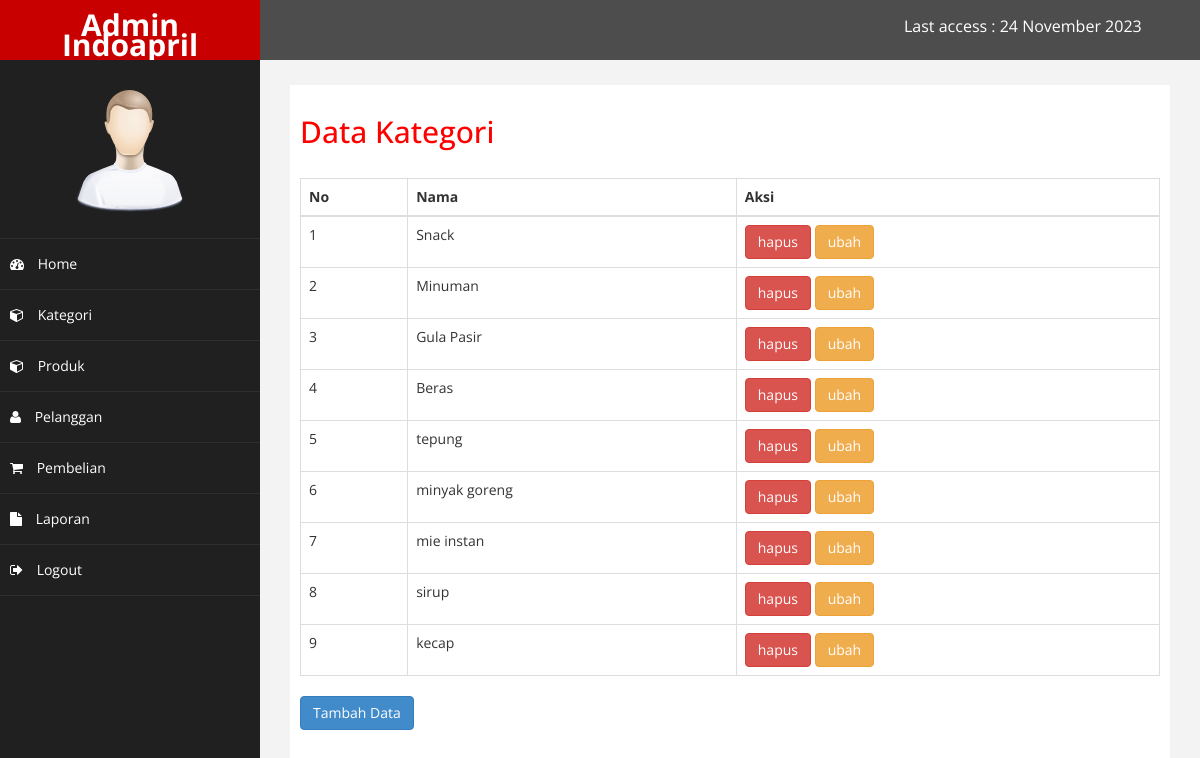
Page /admin/index.php?halaman=data_kategori (signed in) on the committed database.
### tables this page shows
CREATE TABLE IF NOT EXISTS `kategori` (
  `id_kategori` int(11) NOT NULL AUTO_INCREMENT,
  `nama_kategori` varchar(50) DEFAULT NULL,
  PRIMARY KEY (`id_kategori`)
);

### admin/data_kategori.php (the view)
<h2>Data Kategori</h2>
<br>
<table class="table table-bordered">
	<thead>
		<tr>
			<th>No</th>
			<th>Nama</th>
			<th>Aksi</th>
		</tr>
	</thead>
	<tbody>
		<?php
		$ambil = $koneksi->query("SELECT * FROM kategori");
		$no = 1;
		?>
		<?php
		while($pecah = $ambil->fetch_assoc()) { ?>
		<tr>
			<td><?php echo $no++; ?></td>
			<td><?php echo $pecah['nama_kategori']; ?></td>
			<td>
				<a href="index.php?halaman=hapus_kategori&id=<?php echo $pecah['id_kategori'] ?>" class="btn-danger btn" onclick="return confirm('Yakin ingin hapus ?')">hapus</a>
				<a href="index.php?halaman=ubah_kategori&id=<?php echo $pecah['id_kategori']; ?>" class="btn btn-warning">ubah</a>
			</td>
		</tr>
	<?php } ?>
	</tbody>
</table>
<a href="index.php?halaman=tambah_kategori" class="btn btn-primary">Tambah Data</a>

### admin/assets/css/custom.css (style rules this page uses)
body { font-family: 'Open Sans', sans-serif; }
h2 { color: #f00; }

### rows in the picture
kategori: nama_kategori "Snack"
kategori: nama_kategori "Minuman"
kategori: nama_kategori "Gula Pasir"
kategori: nama_kategori "Beras"
kategori: nama_kategori "tepung"
kategori: nama_kategori "minyak goreng"
kategori: nama_kategori "mie instan"
kategori: nama_kategori "sirup"
kategori: nama_kategori "kecap"
